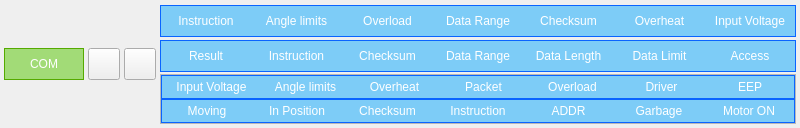
<?xml version="1.0" encoding="UTF-8"?>
<ui version="4.0">
 <class>widgetSerialError</class>
 <widget class="QWidget" name="widgetSerialError">
  <property name="geometry">
   <rect>
    <x>0</x>
    <y>0</y>
    <width>800</width>
    <height>128</height>
   </rect>
  </property>
  <layout class="QGridLayout" name="gridLayout">
   <property name="leftMargin">
    <number>4</number>
   </property>
   <property name="topMargin">
    <number>4</number>
   </property>
   <property name="rightMargin">
    <number>4</number>
   </property>
   <property name="bottomMargin">
    <number>4</number>
   </property>
   <property name="horizontalSpacing">
    <number>4</number>
   </property>
   <property name="verticalSpacing">
    <number>0</number>
   </property>
   <item row="1" column="3">
    <widget class="QFrame" name="frame_err_dxl2">
     <property name="frameShape">
      <enum>QFrame::NoFrame</enum>
     </property>
     <property name="frameShadow">
      <enum>QFrame::Raised</enum>
     </property>
     <layout class="QHBoxLayout" name="horizontalLayout_4">
      <property name="spacing">
       <number>0</number>
      </property>
      <property name="leftMargin">
       <number>0</number>
      </property>
      <property name="topMargin">
       <number>0</number>
      </property>
      <property name="rightMargin">
       <number>0</number>
      </property>
      <property name="bottomMargin">
       <number>0</number>
      </property>
      <item>
       <widget class="QLabel" name="label_err_res">
        <property name="minimumSize">
         <size>
          <width>80</width>
          <height>32</height>
         </size>
        </property>
        <property name="maximumSize">
         <size>
          <width>16777215</width>
          <height>32</height>
         </size>
        </property>
        <property name="styleSheet">
         <string notr="true">border-top: 1px solid rgb(10, 100, 255);
border-bottom: 1px solid rgb(10, 100, 255);
border-left: 1px solid rgb(10, 100, 255);
background: rgba(12, 170, 255, 128);
color: white;</string>
        </property>
        <property name="text">
         <string>Result</string>
        </property>
        <property name="alignment">
         <set>Qt::AlignCenter</set>
        </property>
       </widget>
      </item>
      <item>
       <widget class="QLabel" name="label_err_cmd_2">
        <property name="minimumSize">
         <size>
          <width>80</width>
          <height>0</height>
         </size>
        </property>
        <property name="maximumSize">
         <size>
          <width>16777215</width>
          <height>32</height>
         </size>
        </property>
        <property name="styleSheet">
         <string notr="true">border-top: 1px solid rgb(10, 100, 255);
border-bottom: 1px solid rgb(10, 100, 255);
background: rgba(12, 170, 255, 128);
color: white;</string>
        </property>
        <property name="text">
         <string>Instruction</string>
        </property>
        <property name="alignment">
         <set>Qt::AlignCenter</set>
        </property>
       </widget>
      </item>
      <item>
       <widget class="QLabel" name="label_err_crc_2">
        <property name="minimumSize">
         <size>
          <width>80</width>
          <height>0</height>
         </size>
        </property>
        <property name="maximumSize">
         <size>
          <width>16777215</width>
          <height>32</height>
         </size>
        </property>
        <property name="styleSheet">
         <string notr="true">border-top: 1px solid rgb(10, 100, 255);
border-bottom: 1px solid rgb(10, 100, 255);
background: rgba(12, 170, 255, 128);
color: white;</string>
        </property>
        <property name="text">
         <string>Checksum</string>
        </property>
        <property name="alignment">
         <set>Qt::AlignCenter</set>
        </property>
       </widget>
      </item>
      <item>
       <widget class="QLabel" name="label_err_range_2">
        <property name="minimumSize">
         <size>
          <width>60</width>
          <height>0</height>
         </size>
        </property>
        <property name="maximumSize">
         <size>
          <width>16777215</width>
          <height>32</height>
         </size>
        </property>
        <property name="styleSheet">
         <string notr="true">border-top: 1px solid rgb(10, 100, 255);
border-bottom: 1px solid rgb(10, 100, 255);
background: rgba(12, 170, 255, 128);
color: white;</string>
        </property>
        <property name="text">
         <string>Data Range</string>
        </property>
        <property name="alignment">
         <set>Qt::AlignCenter</set>
        </property>
       </widget>
      </item>
      <item>
       <widget class="QLabel" name="label_err_length">
        <property name="minimumSize">
         <size>
          <width>80</width>
          <height>0</height>
         </size>
        </property>
        <property name="maximumSize">
         <size>
          <width>16777215</width>
          <height>32</height>
         </size>
        </property>
        <property name="styleSheet">
         <string notr="true">border-top: 1px solid rgb(10, 100, 255);
border-bottom: 1px solid rgb(10, 100, 255);
background: rgba(12, 170, 255, 128);
color: white;</string>
        </property>
        <property name="text">
         <string>Data Length</string>
        </property>
        <property name="alignment">
         <set>Qt::AlignCenter</set>
        </property>
       </widget>
      </item>
      <item>
       <widget class="QLabel" name="label_err_limit">
        <property name="minimumSize">
         <size>
          <width>80</width>
          <height>0</height>
         </size>
        </property>
        <property name="maximumSize">
         <size>
          <width>16777215</width>
          <height>32</height>
         </size>
        </property>
        <property name="styleSheet">
         <string notr="true">border-top: 1px solid rgb(10, 100, 255);
border-bottom: 1px solid rgb(10, 100, 255);
background: rgba(12, 170, 255, 128);
color: white;</string>
        </property>
        <property name="text">
         <string>Data Limit</string>
        </property>
        <property name="alignment">
         <set>Qt::AlignCenter</set>
        </property>
       </widget>
      </item>
      <item>
       <widget class="QLabel" name="label_err_access">
        <property name="minimumSize">
         <size>
          <width>80</width>
          <height>0</height>
         </size>
        </property>
        <property name="maximumSize">
         <size>
          <width>16777215</width>
          <height>32</height>
         </size>
        </property>
        <property name="styleSheet">
         <string notr="true">border-top: 1px solid rgb(10, 100, 255);
border-bottom: 1px solid rgb(10, 100, 255);
border-right: 1px solid rgb(10, 100, 255);
background: rgba(12, 170, 255, 128);
color: white;</string>
        </property>
        <property name="text">
         <string>Access</string>
        </property>
        <property name="alignment">
         <set>Qt::AlignCenter</set>
        </property>
       </widget>
      </item>
     </layout>
    </widget>
   </item>
   <item row="2" column="3">
    <widget class="QFrame" name="frame_err_hkx">
     <property name="frameShape">
      <enum>QFrame::StyledPanel</enum>
     </property>
     <property name="frameShadow">
      <enum>QFrame::Raised</enum>
     </property>
     <layout class="QVBoxLayout" name="verticalLayout_4">
      <property name="spacing">
       <number>0</number>
      </property>
      <property name="leftMargin">
       <number>0</number>
      </property>
      <property name="topMargin">
       <number>0</number>
      </property>
      <property name="rightMargin">
       <number>0</number>
      </property>
      <property name="bottomMargin">
       <number>0</number>
      </property>
      <item>
       <layout class="QHBoxLayout" name="frame_err_hkx1">
        <property name="spacing">
         <number>0</number>
        </property>
        <item>
         <widget class="QLabel" name="label_err_vin_2">
          <property name="minimumSize">
           <size>
            <width>100</width>
            <height>24</height>
           </size>
          </property>
          <property name="maximumSize">
           <size>
            <width>16777215</width>
            <height>32</height>
           </size>
          </property>
          <property name="styleSheet">
           <string notr="true">border-top: 1px solid rgb(10, 100, 255);
border-bottom: 1px solid rgb(10, 100, 255);
border-left: 1px solid rgb(10, 100, 255);
background: rgba(12, 170, 255, 128);
color: white;;
color: white;</string>
          </property>
          <property name="text">
           <string>Input Voltage</string>
          </property>
          <property name="alignment">
           <set>Qt::AlignCenter</set>
          </property>
         </widget>
        </item>
        <item>
         <widget class="QLabel" name="label_err_angle_2">
          <property name="minimumSize">
           <size>
            <width>80</width>
            <height>0</height>
           </size>
          </property>
          <property name="maximumSize">
           <size>
            <width>16777215</width>
            <height>32</height>
           </size>
          </property>
          <property name="styleSheet">
           <string notr="true">border-top: 1px solid rgb(10, 100, 255);
border-bottom: 1px solid rgb(10, 100, 255);
background: rgba(12, 170, 255, 128);
color: white;</string>
          </property>
          <property name="text">
           <string>Angle limits</string>
          </property>
          <property name="alignment">
           <set>Qt::AlignCenter</set>
          </property>
         </widget>
        </item>
        <item>
         <widget class="QLabel" name="label_err_heat_2">
          <property name="minimumSize">
           <size>
            <width>80</width>
            <height>0</height>
           </size>
          </property>
          <property name="maximumSize">
           <size>
            <width>16777215</width>
            <height>32</height>
           </size>
          </property>
          <property name="styleSheet">
           <string notr="true">border-top: 1px solid rgb(10, 100, 255);
border-bottom: 1px solid rgb(10, 100, 255);
background: rgba(12, 170, 255, 128);
color: white;</string>
          </property>
          <property name="text">
           <string>Overheat</string>
          </property>
          <property name="alignment">
           <set>Qt::AlignCenter</set>
          </property>
         </widget>
        </item>
        <item>
         <widget class="QLabel" name="label_err_packet">
          <property name="minimumSize">
           <size>
            <width>80</width>
            <height>0</height>
           </size>
          </property>
          <property name="maximumSize">
           <size>
            <width>16777215</width>
            <height>32</height>
           </size>
          </property>
          <property name="styleSheet">
           <string notr="true">border-top: 1px solid rgb(10, 100, 255);
border-bottom: 1px solid rgb(10, 100, 255);
background: rgba(12, 170, 255, 128);
color: white;</string>
          </property>
          <property name="text">
           <string>Packet</string>
          </property>
          <property name="alignment">
           <set>Qt::AlignCenter</set>
          </property>
         </widget>
        </item>
        <item>
         <widget class="QLabel" name="label_err_overload_2">
          <property name="minimumSize">
           <size>
            <width>80</width>
            <height>0</height>
           </size>
          </property>
          <property name="maximumSize">
           <size>
            <width>16777215</width>
            <height>32</height>
           </size>
          </property>
          <property name="styleSheet">
           <string notr="true">border-top: 1px solid rgb(10, 100, 255);
border-bottom: 1px solid rgb(10, 100, 255);
background: rgba(12, 170, 255, 128);
color: white;</string>
          </property>
          <property name="text">
           <string>Overload</string>
          </property>
          <property name="alignment">
           <set>Qt::AlignCenter</set>
          </property>
         </widget>
        </item>
        <item>
         <widget class="QLabel" name="label_err_driver">
          <property name="minimumSize">
           <size>
            <width>60</width>
            <height>0</height>
           </size>
          </property>
          <property name="maximumSize">
           <size>
            <width>16777215</width>
            <height>32</height>
           </size>
          </property>
          <property name="styleSheet">
           <string notr="true">border-top: 1px solid rgb(10, 100, 255);
border-bottom: 1px solid rgb(10, 100, 255);
background: rgba(12, 170, 255, 128);
color: white;</string>
          </property>
          <property name="text">
           <string>Driver</string>
          </property>
          <property name="alignment">
           <set>Qt::AlignCenter</set>
          </property>
         </widget>
        </item>
        <item>
         <widget class="QLabel" name="label_err_eep">
          <property name="minimumSize">
           <size>
            <width>60</width>
            <height>0</height>
           </size>
          </property>
          <property name="maximumSize">
           <size>
            <width>16777215</width>
            <height>32</height>
           </size>
          </property>
          <property name="styleSheet">
           <string notr="true">border-top: 1px solid rgb(10, 100, 255);
border-bottom: 1px solid rgb(10, 100, 255);
border-right: 1px solid rgb(10, 100, 255);
background: rgba(12, 170, 255, 128);
color: white;</string>
          </property>
          <property name="text">
           <string>EEP</string>
          </property>
          <property name="alignment">
           <set>Qt::AlignCenter</set>
          </property>
         </widget>
        </item>
       </layout>
      </item>
      <item>
       <layout class="QHBoxLayout" name="horizontalLayout_6">
        <property name="spacing">
         <number>0</number>
        </property>
        <item>
         <widget class="QLabel" name="label_stat_moving">
          <property name="minimumSize">
           <size>
            <width>80</width>
            <height>24</height>
           </size>
          </property>
          <property name="maximumSize">
           <size>
            <width>16777215</width>
            <height>32</height>
           </size>
          </property>
          <property name="styleSheet">
           <string notr="true">border-top: 1px solid rgb(10, 100, 255);
border-bottom: 1px solid rgb(10, 100, 255);
border-left: 1px solid rgb(10, 100, 255);
background: rgba(12, 170, 255, 128);
color: white;</string>
          </property>
          <property name="text">
           <string>Moving</string>
          </property>
          <property name="alignment">
           <set>Qt::AlignCenter</set>
          </property>
         </widget>
        </item>
        <item>
         <widget class="QLabel" name="label_stat_inpos">
          <property name="minimumSize">
           <size>
            <width>80</width>
            <height>0</height>
           </size>
          </property>
          <property name="maximumSize">
           <size>
            <width>16777215</width>
            <height>32</height>
           </size>
          </property>
          <property name="styleSheet">
           <string notr="true">border-top: 1px solid rgb(10, 100, 255);
border-bottom: 1px solid rgb(10, 100, 255);
background: rgba(12, 170, 255, 128);
color: white;</string>
          </property>
          <property name="text">
           <string>In Position</string>
          </property>
          <property name="alignment">
           <set>Qt::AlignCenter</set>
          </property>
         </widget>
        </item>
        <item>
         <widget class="QLabel" name="label_stat_crc">
          <property name="minimumSize">
           <size>
            <width>80</width>
            <height>0</height>
           </size>
          </property>
          <property name="maximumSize">
           <size>
            <width>16777215</width>
            <height>32</height>
           </size>
          </property>
          <property name="styleSheet">
           <string notr="true">border-top: 1px solid rgb(10, 100, 255);
border-bottom: 1px solid rgb(10, 100, 255);
background: rgba(12, 170, 255, 128);
color: white;</string>
          </property>
          <property name="text">
           <string>Checksum</string>
          </property>
          <property name="alignment">
           <set>Qt::AlignCenter</set>
          </property>
         </widget>
        </item>
        <item>
         <widget class="QLabel" name="label_stat_cmd">
          <property name="minimumSize">
           <size>
            <width>80</width>
            <height>0</height>
           </size>
          </property>
          <property name="maximumSize">
           <size>
            <width>16777215</width>
            <height>32</height>
           </size>
          </property>
          <property name="styleSheet">
           <string notr="true">border-top: 1px solid rgb(10, 100, 255);
border-bottom: 1px solid rgb(10, 100, 255);
background: rgba(12, 170, 255, 128);
color: white;</string>
          </property>
          <property name="text">
           <string>Instruction</string>
          </property>
          <property name="alignment">
           <set>Qt::AlignCenter</set>
          </property>
         </widget>
        </item>
        <item>
         <widget class="QLabel" name="label_stat_addr">
          <property name="minimumSize">
           <size>
            <width>60</width>
            <height>0</height>
           </size>
          </property>
          <property name="maximumSize">
           <size>
            <width>16777215</width>
            <height>32</height>
           </size>
          </property>
          <property name="styleSheet">
           <string notr="true">border-top: 1px solid rgb(10, 100, 255);
border-bottom: 1px solid rgb(10, 100, 255);
background: rgba(12, 170, 255, 128);
color: white;</string>
          </property>
          <property name="text">
           <string>ADDR</string>
          </property>
          <property name="alignment">
           <set>Qt::AlignCenter</set>
          </property>
         </widget>
        </item>
        <item>
         <widget class="QLabel" name="label_stat_gbg">
          <property name="minimumSize">
           <size>
            <width>60</width>
            <height>0</height>
           </size>
          </property>
          <property name="maximumSize">
           <size>
            <width>16777215</width>
            <height>32</height>
           </size>
          </property>
          <property name="styleSheet">
           <string notr="true">border-top: 1px solid rgb(10, 100, 255);
border-bottom: 1px solid rgb(10, 100, 255);
background: rgba(12, 170, 255, 128);
color: white;</string>
          </property>
          <property name="text">
           <string>Garbage</string>
          </property>
          <property name="alignment">
           <set>Qt::AlignCenter</set>
          </property>
         </widget>
        </item>
        <item>
         <widget class="QLabel" name="label_stat_ton">
          <property name="minimumSize">
           <size>
            <width>80</width>
            <height>0</height>
           </size>
          </property>
          <property name="maximumSize">
           <size>
            <width>16777215</width>
            <height>32</height>
           </size>
          </property>
          <property name="styleSheet">
           <string notr="true">border-top: 1px solid rgb(10, 100, 255);
border-bottom: 1px solid rgb(10, 100, 255);
border-right: 1px solid rgb(10, 100, 255);
background: rgba(12, 170, 255, 128);
color: white;</string>
          </property>
          <property name="text">
           <string>Motor ON</string>
          </property>
          <property name="alignment">
           <set>Qt::AlignCenter</set>
          </property>
         </widget>
        </item>
       </layout>
      </item>
     </layout>
    </widget>
   </item>
   <item row="0" column="3">
    <widget class="QFrame" name="frame_err_dxl1">
     <property name="frameShape">
      <enum>QFrame::NoFrame</enum>
     </property>
     <property name="frameShadow">
      <enum>QFrame::Raised</enum>
     </property>
     <layout class="QHBoxLayout" name="horizontalLayout_2">
      <property name="spacing">
       <number>0</number>
      </property>
      <property name="leftMargin">
       <number>0</number>
      </property>
      <property name="topMargin">
       <number>0</number>
      </property>
      <property name="rightMargin">
       <number>0</number>
      </property>
      <property name="bottomMargin">
       <number>0</number>
      </property>
      <item>
       <widget class="QLabel" name="label_err_cmd">
        <property name="minimumSize">
         <size>
          <width>80</width>
          <height>32</height>
         </size>
        </property>
        <property name="maximumSize">
         <size>
          <width>16777215</width>
          <height>32</height>
         </size>
        </property>
        <property name="styleSheet">
         <string notr="true">border-top: 1px solid rgb(10, 100, 255);
border-bottom: 1px solid rgb(10, 100, 255);
border-left: 1px solid rgb(10, 100, 255);
background: rgba(12, 170, 255, 128);
color: white;</string>
        </property>
        <property name="text">
         <string>Instruction</string>
        </property>
        <property name="alignment">
         <set>Qt::AlignCenter</set>
        </property>
       </widget>
      </item>
      <item>
       <widget class="QLabel" name="label_err_angle">
        <property name="minimumSize">
         <size>
          <width>80</width>
          <height>0</height>
         </size>
        </property>
        <property name="maximumSize">
         <size>
          <width>16777215</width>
          <height>32</height>
         </size>
        </property>
        <property name="styleSheet">
         <string notr="true">border-top: 1px solid rgb(10, 100, 255);
border-bottom: 1px solid rgb(10, 100, 255);
background: rgba(12, 170, 255, 128);
color: white;</string>
        </property>
        <property name="text">
         <string>Angle limits</string>
        </property>
        <property name="alignment">
         <set>Qt::AlignCenter</set>
        </property>
       </widget>
      </item>
      <item>
       <widget class="QLabel" name="label_err_overload">
        <property name="minimumSize">
         <size>
          <width>80</width>
          <height>0</height>
         </size>
        </property>
        <property name="maximumSize">
         <size>
          <width>16777215</width>
          <height>32</height>
         </size>
        </property>
        <property name="styleSheet">
         <string notr="true">border-top: 1px solid rgb(10, 100, 255);
border-bottom: 1px solid rgb(10, 100, 255);
background: rgba(12, 170, 255, 128);
color: white;</string>
        </property>
        <property name="text">
         <string>Overload</string>
        </property>
        <property name="alignment">
         <set>Qt::AlignCenter</set>
        </property>
       </widget>
      </item>
      <item>
       <widget class="QLabel" name="label_err_range">
        <property name="minimumSize">
         <size>
          <width>60</width>
          <height>0</height>
         </size>
        </property>
        <property name="maximumSize">
         <size>
          <width>16777215</width>
          <height>32</height>
         </size>
        </property>
        <property name="styleSheet">
         <string notr="true">border-top: 1px solid rgb(10, 100, 255);
border-bottom: 1px solid rgb(10, 100, 255);
background: rgba(12, 170, 255, 128);
color: white;</string>
        </property>
        <property name="text">
         <string>Data Range</string>
        </property>
        <property name="alignment">
         <set>Qt::AlignCenter</set>
        </property>
       </widget>
      </item>
      <item>
       <widget class="QLabel" name="label_err_crc">
        <property name="minimumSize">
         <size>
          <width>80</width>
          <height>0</height>
         </size>
        </property>
        <property name="maximumSize">
         <size>
          <width>16777215</width>
          <height>32</height>
         </size>
        </property>
        <property name="styleSheet">
         <string notr="true">border-top: 1px solid rgb(10, 100, 255);
border-bottom: 1px solid rgb(10, 100, 255);
background: rgba(12, 170, 255, 128);
color: white;</string>
        </property>
        <property name="text">
         <string>Checksum</string>
        </property>
        <property name="alignment">
         <set>Qt::AlignCenter</set>
        </property>
       </widget>
      </item>
      <item>
       <widget class="QLabel" name="label_err_heat">
        <property name="minimumSize">
         <size>
          <width>80</width>
          <height>0</height>
         </size>
        </property>
        <property name="maximumSize">
         <size>
          <width>16777215</width>
          <height>32</height>
         </size>
        </property>
        <property name="styleSheet">
         <string notr="true">border-top: 1px solid rgb(10, 100, 255);
border-bottom: 1px solid rgb(10, 100, 255);
background: rgba(12, 170, 255, 128);
color: white;</string>
        </property>
        <property name="text">
         <string>Overheat</string>
        </property>
        <property name="alignment">
         <set>Qt::AlignCenter</set>
        </property>
       </widget>
      </item>
      <item>
       <widget class="QLabel" name="label_err_vin">
        <property name="minimumSize">
         <size>
          <width>80</width>
          <height>0</height>
         </size>
        </property>
        <property name="maximumSize">
         <size>
          <width>16777215</width>
          <height>32</height>
         </size>
        </property>
        <property name="styleSheet">
         <string notr="true">border-top: 1px solid rgb(10, 100, 255);
border-bottom: 1px solid rgb(10, 100, 255);
border-right: 1px solid rgb(10, 100, 255);
background: rgba(12, 170, 255, 128);
color: white;</string>
        </property>
        <property name="text">
         <string>Input Voltage</string>
        </property>
        <property name="alignment">
         <set>Qt::AlignCenter</set>
        </property>
       </widget>
      </item>
     </layout>
    </widget>
   </item>
   <item row="0" column="0" rowspan="3">
    <layout class="QHBoxLayout" name="horizontalLayout">
     <property name="spacing">
      <number>4</number>
     </property>
     <item>
      <widget class="QLabel" name="serialLinkErrors_label2">
       <property name="minimumSize">
        <size>
         <width>60</width>
         <height>0</height>
        </size>
       </property>
       <property name="maximumSize">
        <size>
         <width>80</width>
         <height>32</height>
        </size>
       </property>
       <property name="styleSheet">
        <string notr="true">color: white;
border: 1px solid rgb(85, 170, 0);
background: rgba(85, 200, 0, 128);</string>
       </property>
       <property name="text">
        <string>COM</string>
       </property>
       <property name="alignment">
        <set>Qt::AlignCenter</set>
       </property>
      </widget>
     </item>
     <item>
      <widget class="QPushButton" name="pushButton_clearStatus">
       <property name="maximumSize">
        <size>
         <width>32</width>
         <height>32</height>
        </size>
       </property>
       <property name="text">
        <string/>
       </property>
       <property name="icon">
        <iconset resource="../resources/resources.qrc">
         <normaloff>:/icons/icons/emblem-unreadable.svg</normaloff>:/icons/icons/emblem-unreadable.svg</iconset>
       </property>
      </widget>
     </item>
     <item>
      <widget class="QPushButton" name="pushButton_updateStatus">
       <property name="maximumSize">
        <size>
         <width>32</width>
         <height>32</height>
        </size>
       </property>
       <property name="text">
        <string/>
       </property>
       <property name="icon">
        <iconset resource="../resources/resources.qrc">
         <normaloff>:/icons/icons/emblem-ubuntuone-updating.svg</normaloff>:/icons/icons/emblem-ubuntuone-updating.svg</iconset>
       </property>
      </widget>
     </item>
    </layout>
   </item>
  </layout>
 </widget>
 <resources>
  <include location="../resources/resources.qrc"/>
 </resources>
 <connections/>
</ui>
